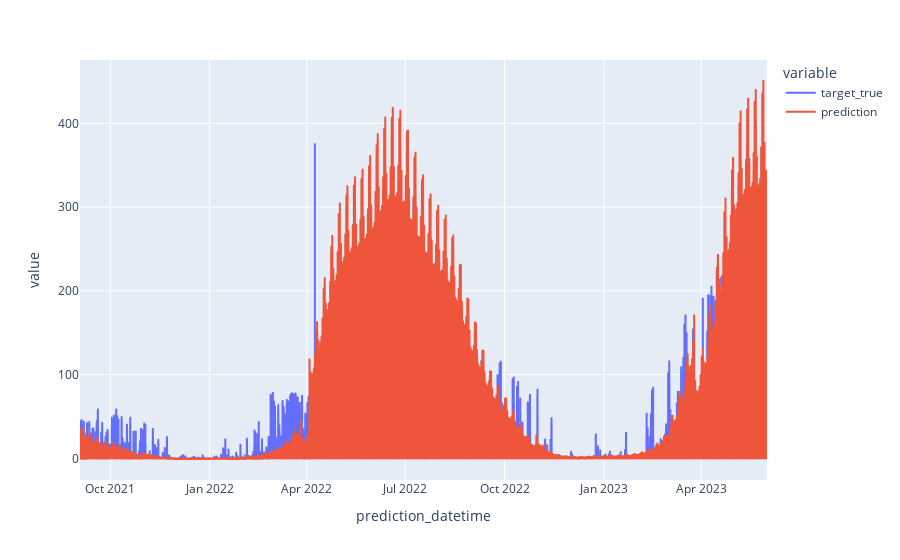

Notebook code cell kept with this figure:
### Markdown cell above
Yes. Here we make predictions of 0 at night-time (as defined by solar_elevation), and average that in. This shows that, yes, we've improved the performance.

To me, this looks like we effectively reallocated the power of our model toward the predicting the daytime fluctuations, where the linear error is most improved by improvements in the log model.

### Code cell
px.line( 
    error_w_zeros.filter(pl.col('prediction_unit_id') == 31), x='prediction_datetime', 
    y=['target_true', 'prediction'] 
)

### Figure 1 — Plotly figure (JSON) as saved in the notebook; plotly's stock layout.template omitted (floating-point values rounded to 4 significant figures; data arrays with more than 128 entries replaced by an {"elided": "..."} marker saying what was removed)
{"data": [{"hovertemplate": "variable=target_true<br>prediction_datetime=%{x}<br>value=%{y}<extra></extra>", "legendgroup": "target_true", "line": {"color": "#636efa", "dash": "solid"}, "marker": {"symbol": "circle"}, "mode": "lines", "name": "target_true", "showlegend": true, "type": "scattergl", "x": {"elided": "15260 str values"}, "xaxis": "x", "y": {"elided": "15260 float values"}, "yaxis": "y"}, {"hovertemplate": "variable=prediction<br>prediction_datetime=%{x}<br>value=%{y}<extra></extra>", "legendgroup": "prediction", "line": {"color": "#EF553B", "dash": "solid"}, "marker": {"symbol": "circle"}, "mode": "lines", "name": "prediction", "showlegend": true, "type": "scattergl", "x": {"elided": "15260 str values"}, "xaxis": "x", "y": {"elided": "15260 float values"}, "yaxis": "y"}], "layout": {"autosize": true, "legend": {"title": {"text": "variable"}, "tracegroupgap": 0}, "margin": {"t": 60}, "xaxis": {"anchor": "y", "autorange": true, "domain": [0, 1], "range": ["2021-09-03", "2023-05-31 23:00"], "showspikes": false, "title": {"text": "prediction_datetime"}, "type": "date"}, "yaxis": {"anchor": "x", "autorange": true, "domain": [0, 1], "range": [-25.88, 475.6], "showspikes": false, "title": {"text": "value"}, "type": "linear"}}}
